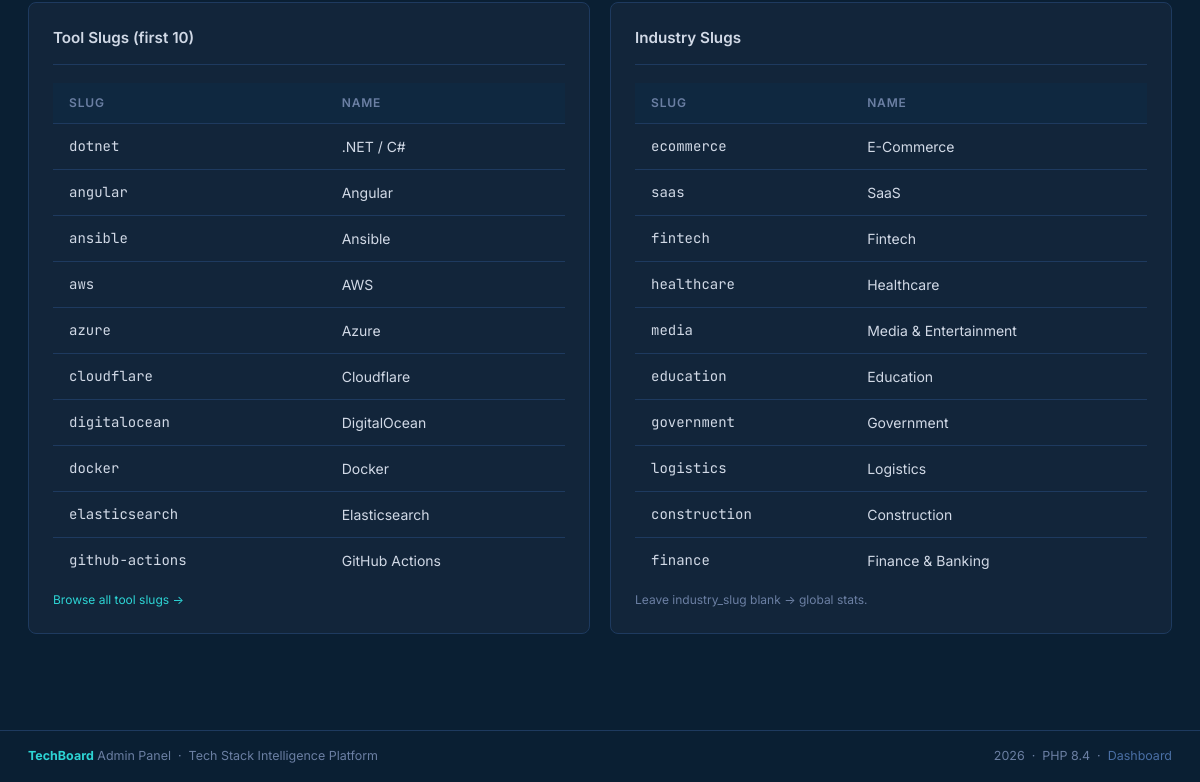
/admin/import/upload.php (signed in, lower part), run on an earlier commit of the app's database.
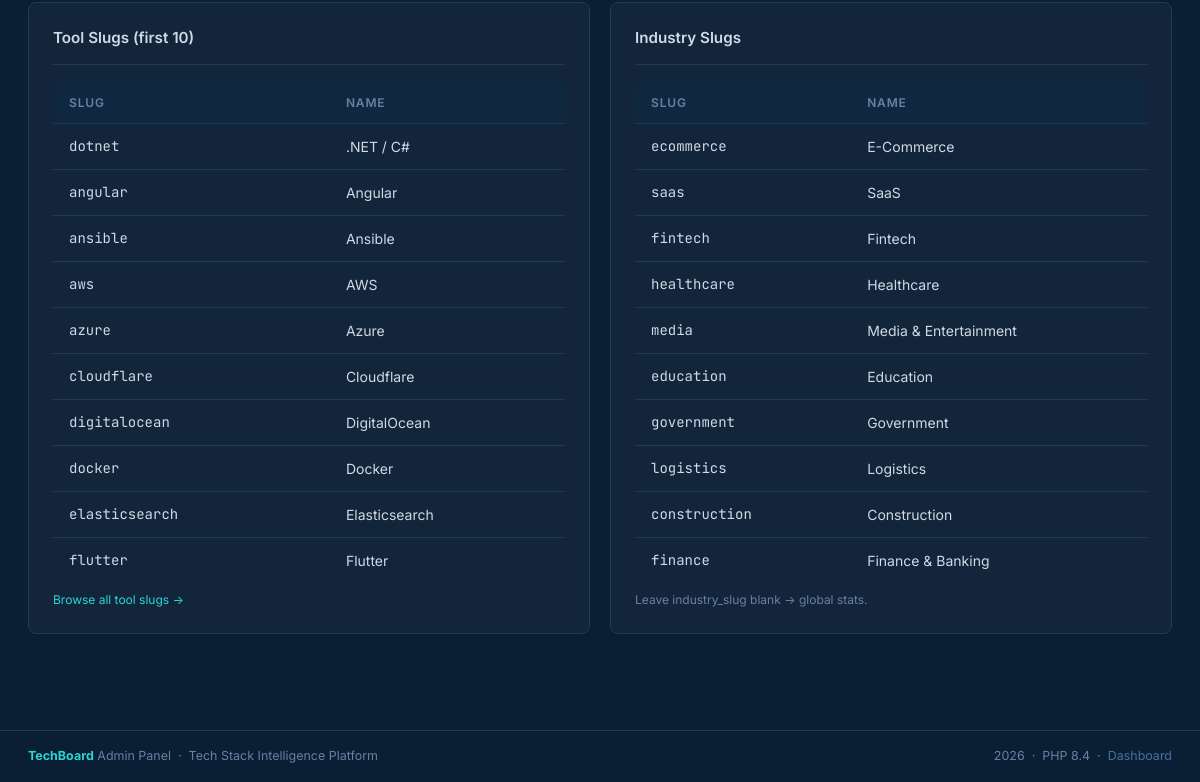
And on a later commit of the database.
### tables this page shows
CREATE TABLE IF NOT EXISTS tools (
    id              INT AUTO_INCREMENT PRIMARY KEY,
    category_id     INT NOT NULL,
    slug            VARCHAR(100) UNIQUE NOT NULL,
    name            VARCHAR(150) NOT NULL,
    description     TEXT,
    website_url     VARCHAR(255),
    logo_url        VARCHAR(255),
    open_source     BOOLEAN DEFAULT TRUE,
    first_released  YEAR,
    is_active       BOOLEAN DEFAULT TRUE,
    created_at      TIMESTAMP DEFAULT CURRENT_TIMESTAMP,
    FOREIGN KEY (category_id) REFERENCES categories(id)
);

CREATE TABLE IF NOT EXISTS industries (
    id          INT AUTO_INCREMENT PRIMARY KEY,
    slug        VARCHAR(60) UNIQUE NOT NULL,
    name        VARCHAR(100) NOT NULL,
    description TEXT,
    icon        VARCHAR(100),
    sort_order  INT DEFAULT 0
);

### admin/import/upload.php (the view, shortened to what this page needs)
<?php
$sampleTools      = [];
$sampleIndustries = [];
try {
    $db = getDb();
    $sampleTools = $db->query(
        'SELECT slug, name FROM tools WHERE is_active = 1 ORDER BY name ASC LIMIT 10'
    )->fetchAll();
    $sampleIndustries = $db->query(
        'SELECT slug, name FROM industries ORDER BY sort_order ASC'
    )->fetchAll();
} catch (RuntimeException | PDOException) {
}
require_once dirname(__DIR__) . '/includes/header.php';
?>
<?php if (!empty($sampleTools)): ?>
<div style="display:grid;grid-template-columns:1fr 1fr;gap:20px">
  <div class="card">
    <div class="card-title">Tool Slugs (first 10)</div>
    <div class="table-wrap" style="border:none;border-radius:0">
      <table class="data-table">
        <thead><tr><th>Slug</th><th>Name</th></tr></thead>
        <tbody>
          <?php foreach ($sampleTools as $t): ?>
          <tr>
            <td class="mono text-accent"><?= htmlspecialchars($t['slug'], ENT_QUOTES, 'UTF-8') ?></td>
            <td class="text-muted"><?= htmlspecialchars($t['name'], ENT_QUOTES, 'UTF-8') ?></td>
          </tr>
          <?php endforeach; ?>
        </tbody>
      </table>
    </div>
    <p class="text-muted text-xs mt-2">
      <a href="<?= ADMIN_BASE ?>tools/list.php">Browse all tool slugs →</a>
    </p>
  </div>
  <?php if (!empty($sampleIndustries)): ?>
  <div class="card">
    <div class="card-title">Industry Slugs</div>
    <div class="table-wrap" style="border:none;border-radius:0">
      <table class="data-table">
        <thead><tr><th>Slug</th><th>Name</th></tr></thead>
        <tbody>
          <?php foreach ($sampleIndustries as $ind): ?>
          <tr>
            <td class="mono text-accent"><?= htmlspecialchars($ind['slug'], ENT_QUOTES, 'UTF-8') ?></td>
            <td class="text-muted"><?= htmlspecialchars($ind['name'], ENT_QUOTES, 'UTF-8') ?></td>
          </tr>
          <?php endforeach; ?>
        </tbody>
      </table>
    </div>
    <p class="text-muted text-xs mt-2">Leave industry_slug blank → global stats.</p>
  </div>
  <?php endif; ?>
</div>
<?php endif; ?>
<?php require_once dirname(__DIR__) . '/includes/footer.php'; ?>

### admin/includes/header.php (shortened to what this page needs)
<!DOCTYPE html>
<html lang="en">
<head>
</head>
<body>
<main class="content">

### admin/includes/footer.php (shortened to what this page needs)
</main>
<footer style="
  border-top: 1px solid #1E3A5F;
  padding: 16px 28px;
  margin-top: 40px;
  display: flex;
  align-items: center;
  justify-content: space-between;
  font-size: 0.78rem;
  color: #6B7FA3;
">
  <span>
    <strong style="color:#2DD4D4">TechBoard</strong> Admin Panel
    &nbsp;&middot;&nbsp;
    Tech Stack Intelligence Platform
  </span>
  <span>
    <?= htmlspecialchars(date('Y'), ENT_QUOTES, 'UTF-8') ?>
    &nbsp;&middot;&nbsp;
    PHP <?= htmlspecialchars(PHP_MAJOR_VERSION . '.' . PHP_MINOR_VERSION, ENT_QUOTES, 'UTF-8') ?>
    &nbsp;&middot;&nbsp;
    <a href="<?= ADMIN_BASE ?>index.php" style="color:#4A6FA5">Dashboard</a>
  </span>
</footer>
</body>
</html>

### admin/includes/header.php (style rules this page uses)
*, *::before, *::after { box-sizing: border-box; margin: 0; padding: 0; }
:root { --navy: #0A1F33; --navy-mid: #0F2840; --card-bg: #12253A; --surface: #1B1B1D; --border: #1E3A5F; --text: #D1D9E6; --text-2: #4A6FA5; --muted: #6B7FA3; --cyan: #2DD4D4; --cyan-dim: rgba(45,212,212,0.12); --gold: #C5A572; --green: #22c55e; --green-dim: rgba(34,197,94,0.15); --red: #ef4444; --red-dim: rgba(239,68,68,0.15); --amber: #f59e0b; --amber-dim: rgba(245,158,11,0.15); --nav-h: 60px; --radius: 8px; --shadow: 0 2px 12px rgba(0,0,0,0.4); }
html { scroll-behavior: smooth; }
body { font-family: 'Inter', system-ui, -apple-system, sans-serif; background: var(--navy); color: var(--text); min-height: 100vh; font-size: 15px; line-height: 1.5; }
a { color: var(--cyan); text-decoration: none; }
.content { max-width: 1200px; margin: 0 auto; padding: 32px 28px; }
.card { background: var(--card-bg); border: 1px solid var(--border); border-radius: var(--radius); padding: 24px; margin-bottom: 24px; }
.card-title { font-size: 0.95rem; font-weight: 600; color: var(--text); margin-bottom: 18px; padding-bottom: 14px; border-bottom: 1px solid var(--border); }
.table-wrap { background: var(--card-bg); border: 1px solid var(--border); border-radius: var(--radius); overflow: hidden; }
.data-table { width: 100%; border-collapse: collapse; }
.data-table th { background: var(--navy-mid); color: var(--muted); font-size: 0.75rem; text-transform: uppercase; letter-spacing: 0.07em; font-weight: 600; padding: 11px 16px; text-align: left; border-bottom: 1px solid var(--border); white-space: nowrap; }
.data-table td { padding: 12px 16px; border-bottom: 1px solid var(--border); color: var(--text); font-size: 0.875rem; vertical-align: middle; }
.data-table tr:last-child td { border-bottom: none; }
.mt-2 { margin-top: 8px; }
.text-muted { color: var(--muted); }
.text-accent { color: var(--cyan); }
.text-xs { font-size: 0.75rem; }
.mono { font-family: 'JetBrains Mono', monospace; font-size: 0.82rem; }

What changed in the data, as far as the page shows it:
no longer on this page (row unchanged): tools: slug "github-actions", name "GitHub Actions"
added tools: slug "flutter", name "Flutter"
